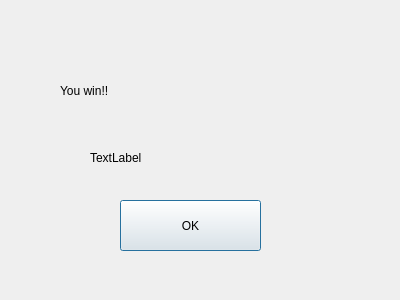
<?xml version="1.0" encoding="UTF-8"?>
<ui version="4.0">
 <class>Dialog</class>
 <widget class="QDialog" name="Dialog">
  <property name="geometry">
   <rect>
    <x>0</x>
    <y>0</y>
    <width>400</width>
    <height>300</height>
   </rect>
  </property>
  <property name="windowTitle">
   <string>Congratulations!</string>
  </property>
  <widget class="QLabel" name="label">
   <property name="geometry">
    <rect>
     <x>60</x>
     <y>50</y>
     <width>291</width>
     <height>81</height>
    </rect>
   </property>
   <property name="styleSheet">
    <string notr="true">font: 48pt &quot;Sans Serif&quot;;</string>
   </property>
   <property name="text">
    <string>You win!!</string>
   </property>
  </widget>
  <widget class="QPushButton" name="pushButton">
   <property name="geometry">
    <rect>
     <x>120</x>
     <y>200</y>
     <width>141</width>
     <height>51</height>
    </rect>
   </property>
   <property name="text">
    <string>OK</string>
   </property>
  </widget>
  <widget class="QLabel" name="label_2">
   <property name="geometry">
    <rect>
     <x>90</x>
     <y>150</y>
     <width>231</width>
     <height>16</height>
    </rect>
   </property>
   <property name="text">
    <string>TextLabel</string>
   </property>
  </widget>
 </widget>
 <resources/>
 <connections/>
</ui>
